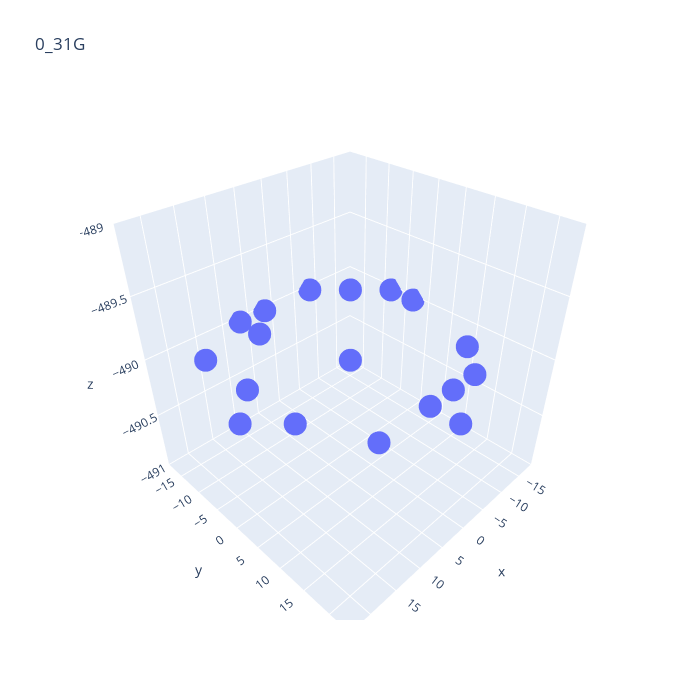

The notebook cell this image was saved under:
### Code cell
plot_pos(data, '0_31G', '3d')

### Figure 1 — Plotly figure (JSON) as saved in the notebook; plotly's stock layout.template omitted (floating-point values rounded to 4 significant figures)
{"data": [{"mode": "markers", "x": [-17.5, 12.5, -2.5, 2.5, 17.5, -12.5, 2.5, 17.5, 22.5, -17.5, 2.5, -7.5, 2.5, 7.5, 17.5, -7.5, -7.5, -12.5, -7.5, -2.5, 7.5, -12.5, 2.5, 2.5], "y": [-7.5, 17.5, 17.5, 22.5, 7.5, 12.5, 17.5, -12.5, 2.5, -2.5, 17.5, 17.5, -17.5, -17.5, -2.5, -17.5, -17.5, -12.5, 17.5, 17.5, -12.5, 12.5, 2.5, 2.5], "z": [-490.0, -490.0, -490.0, -490.0, -490.0, -490.0, -490.0, -490.0, -490.0, -490.0, -490.0, -490.0, -490.0, -490.0, -490.0, -490.0, -490.0, -490.0, -490.0, -490.0, -490.0, -490.0, -490.0, -490.0], "type": "scatter3d"}], "layout": {"scene": {"aspectmode": "cube", "xaxis": {"title": {"text": "x"}}, "yaxis": {"title": {"text": "y"}}, "zaxis": {"title": {"text": "z"}}}, "title": {"text": "0_31G"}, "width": 700, "height": 700}}
